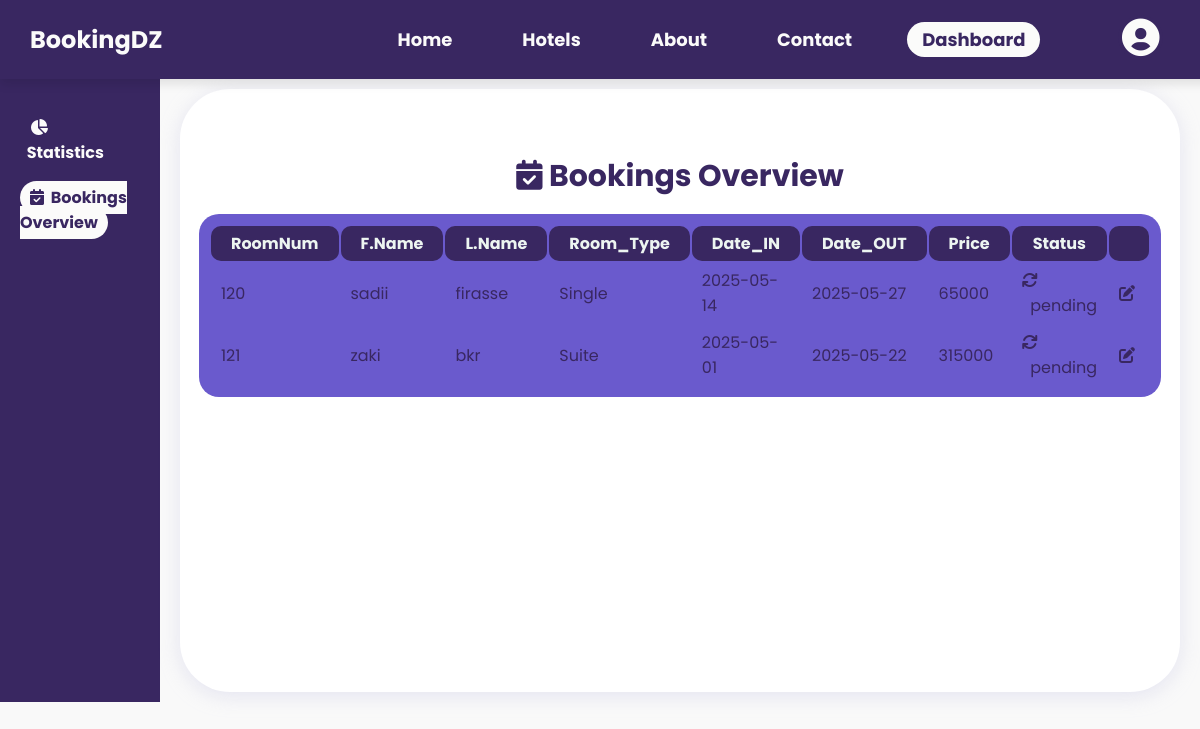
Screenshot of /html/business/dashboard/BookingsOverview.php?id=17&hotelId=45 with the database file from the repository.
### tables this page shows
CREATE TABLE `booking` (
  `id` int(11) NOT NULL,
  `hotel_id` int(11) NOT NULL,
  `Fname` varchar(20) DEFAULT NULL,
  `Lname` varchar(20) DEFAULT NULL,
  `NumPhone` int(10) DEFAULT NULL,
  `email` varchar(255) NOT NULL,
  `NumRoom` int(11) NOT NULL,
  `dateFrom` date DEFAULT NULL,
  `dateTo` date DEFAULT NULL,
  `DateOfBooking` timestamp NOT NULL DEFAULT current_timestamp(),
  `total_price` int(20) NOT NULL,
  `booking_status` enum('pending','accepted','refused') NOT NULL DEFAULT 'pending'
);

CREATE TABLE `room_info` (
  `id` int(11) NOT NULL,
  `room_type` varchar(20) DEFAULT NULL,
  `room_capacity` int(20) DEFAULT NULL,
  `amenities` varchar(11) DEFAULT NULL,
  `room_price` int(20) DEFAULT NULL,
  `matching_rooms` int(20) DEFAULT NULL,
  `hotel_id` int(20) DEFAULT NULL
);

### html/business/dashboard/BookingsOverview.php (the view, shortened to what this page needs)
<?php
$conn = new mysqli("localhost", "root", "", "hotel_db");
$userId = $_GET['id'];
$hotelId = $_GET['hotelId'] ?? null;
?>
<!DOCTYPE html>
<html lang="en">
<head>
  <link rel="stylesheet" href="../../../css/business/dashboard/BookingsOverview.css"/>
  <link href='https://unpkg.com/boxicons@2.1.4/css/boxicons.min.css' rel='stylesheet'/>
  <link rel="stylesheet" href="https://cdnjs.cloudflare.com/ajax/libs/font-awesome/6.4.0/css/all.min.css"/>
</head>
<body>
  <header>
    <div class="logo">BookingDZ</div>
    <nav>
      <ul>
        <li><a href="../../user/home.php?id=<?php echo $userId; ?>&hotelId=<?php echo $hotelId?>">Home</a></li>
        <li><a href="../../user/service.php?id=<?php echo $userId; ?>&hotelId=<?php echo $hotelId?>">Hotels</a></li>
        <li><a href="../../user/about.php?id=<?php echo $userId; ?>&hotelId=<?php echo $hotelId?>">About</a></li>
        <li><a href="../../user/contact.php?id=<?php echo $userId; ?>&hotelId=<?php echo $hotelId?>">Contact</a></li>
        <li><a href="#" class="active">Dashboard</a></li>
      </ul>
    </nav>
    <div class="profile">
      <button class="profile-icon" onclick="toggleDescription()">
        <i class='bx bxs-user-circle'></i>
      </button>
    </div>
  </header>
  <main class="main">
    <div class="sidebar">
      <ul>
        <li><a href="../../business/dashboard/Statistics.php?id=<?php echo $userId; ?>&hotelId=<?php echo $hotelId?>">
          <i class="fas fa-chart-pie"></i>&nbsp;&nbsp;Statistics</a></li>
        <li><a href="#" class="active"><i class="fas fa-calendar-check"></i>&nbsp;&nbsp;Bookings Overview</a></li>
      </ul>
    </div>
    <div class="content">
      <h3><i class="fas fa-calendar-check"></i> Bookings Overview</h3>
      <div class="table">
        <table border="1" cellpadding="10">
          <thead>
            <tr>
              <th>RoomNum</th>
              <th>F.Name</th>
              <th>L.Name</th>
              <th>Room_Type</th>
              <th>Date_IN</th>
              <th>Date_OUT</th>
              <th>Price</th>
              <th>Status</th>
              <th></th>
            </tr>
          </thead>
          <tbody>
            <?php
              $sql = "SELECT
              booking.id,
              booking.NumRoom,
              booking.Fname,
              booking.Lname,
              room_info.room_type AS room_type,
              booking.dateFrom,
              booking.dateTo,
              booking.total_price,
              booking.booking_status
              FROM booking
              LEFT JOIN room_info ON booking.NumRoom = room_info.id
              WHERE booking.hotel_id = $hotelId";
              $result = $conn->query($sql);
              if ($result && $result->num_rows > 0) {
                while ($row = $result->fetch_assoc()) {
                  echo "<tr>
                    <td>{$row['NumRoom']}</td>
                    <td>{$row['Fname']}</td>
                    <td>{$row['Lname']}</td>
                    <td>{$row['room_type']}</td>
                    <td>{$row['dateFrom']}</td>
                    <td>{$row['dateTo']}</td>
                    <td>{$row['total_price']}</td>
                    <td>";
                    if ($row['booking_status'] == 'pending') {
                      echo "<i class=\"fa-solid fa-arrows-rotate\"></i>&nbsp;&nbsp;{$row['booking_status']}";
                    } elseif ($row['booking_status'] == 'accepted') {
                      echo "<i class=\"fa-solid fa-circle-check\"></i>&nbsp;&nbsp;{$row['booking_status']}";
                    } elseif ($row['booking_status'] == 'refused') {
                      echo "<i class=\"fa-solid fa-circle-xmark\"></i>&nbsp;&nbsp;{$row['booking_status']}";
                    }?>
                    </td>
                    <td>
                      <i class="fa-solid fa-pen-to-square" onclick="this.nextElementSibling.style.display='block'; this.style.display='none';"></i>
                    </td>
                  </tr>
                <?php }
              } else {
                echo "<tr><td colspan='8'>No bookings found</td></tr>";
              }
            ?>
          </tbody>
        </table>
      </div>
    </div>
  </main>
</body>
</html>

### css/business/dashboard/BookingsOverview.css (style rules this page uses)
* { user-select: none; text-decoration: none; }
body { display: flex; flex-direction: column; font-family: "Poppins", sans-serif; margin: 0; padding: 0; background: #f9f9f9; box-sizing: border-box; font-family: "Poppins", sans-serif; text-decoration: none; list-style: none; }
header { display:flex; position: fixed; z-index: 3; width: 96.1%; justify-content: space-between; align-items: center; background: #392761ff; box-shadow: 0px 5px 10px rgba(0, 0, 0, 0.1); padding: 10px 30px; }
.logo { font-size: 24px; font-weight: bolder; color: #FBFBFAff; }
nav { display: flex; justify-content: space-between; align-items: center; margin: 0 auto 0 200px; }
nav ul { list-style: none; display: flex; padding: 0; }
nav ul li { margin: 0 20px; }
nav ul li a { text-decoration: none; color: #FBFBFAff; font-weight: bold; font-size: large; padding: 5px 15px; }
nav ul li a:hover,nav ul li a.active, .sidebar ul li a:hover,.sidebar ul li a.active { transform: scale(1.1); background: #FBFBFAff; color: #392761ff; border-radius: 50px; }
.profile-icon i { font-size: 45px; color: #FBFBFAff; cursor: pointer; }
.profile-icon { margin: 0 20px; padding: 0; border-radius: 50%; border: none; background: #392761ff; }
main { display: flex; flex-direction: row; margin: 79.2px 0 0 0; }
.sidebar { display: flex; flex-direction: column; background-color:#392761ff; width: 22%; padding-bottom: 35.9%; text-decoration: none; }
.sidebar ul { list-style: none; padding: 0 10px; }
.sidebar ul li a { text-decoration: none; color: #FBFBFAff; font-weight: bold; padding: 5px 10px; }
.sidebar ul li { margin: 20px 10px; }
.content { display:flex; flex-direction: column; align-items: center; width: 80%; padding: 50px 20px; background-color: #6a5acd; background: rgb(255, 255, 255); border-radius: 50px; box-shadow: 0 4px 20px rgba(194, 195, 226, 0.379); margin: 10px 20px 10px 20px; }
h3 { text-align: center; color: #392761; font-size: 30px; margin: 15px; }
table { background-color: #6a5acd; border-radius: 20px; padding: 10px; border: #392761ff; }
th { background-color: #392761ff; color: #edf5f1; border-radius: 10px; padding: 5px 20px; text-align: left; text-align: center; border: none; }
td { padding: 5px 10px; color: #392761ff; border: none; }

### rows the page displays
booking: NumRoom "120", Fname "sadii", Lname "firasse", NumRoom.room_type "Single", dateFrom "2025-05-14", dateTo "2025-05-27", total_price "65000", booking_status "pending"
booking: NumRoom "121", Fname "zaki", Lname "bkr", NumRoom.room_type "Suite", dateFrom "2025-05-01", dateTo "2025-05-22", total_price "315000", booking_status "pending"
